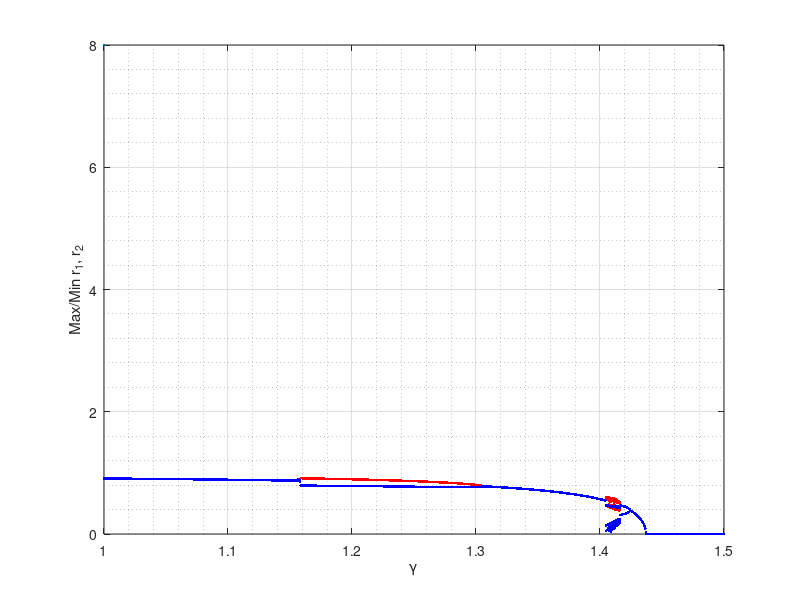
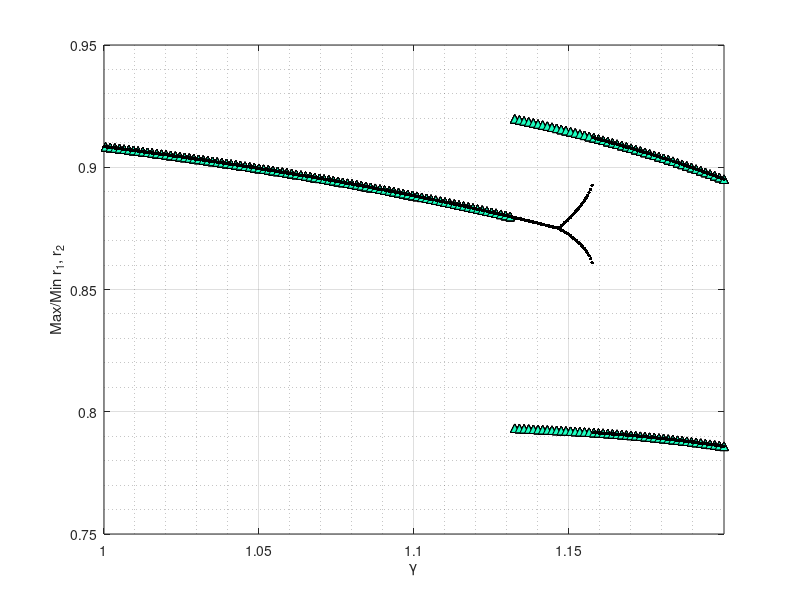
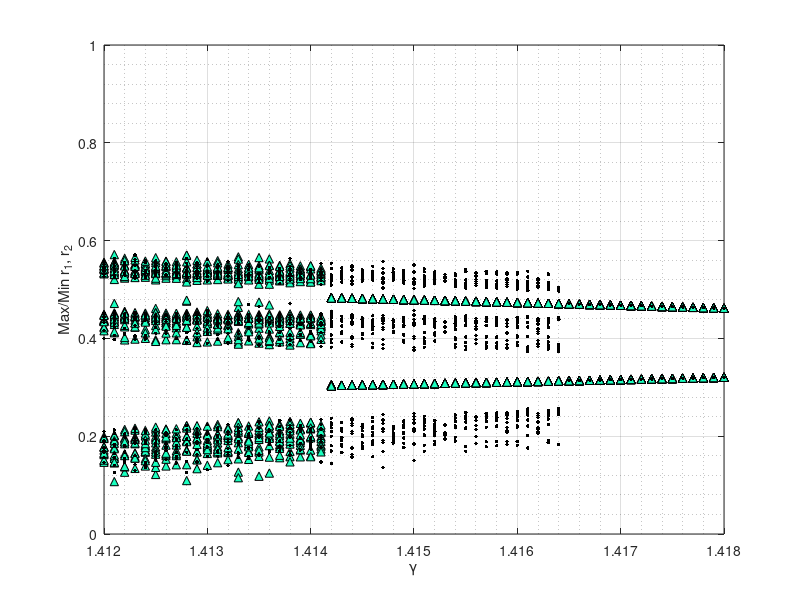
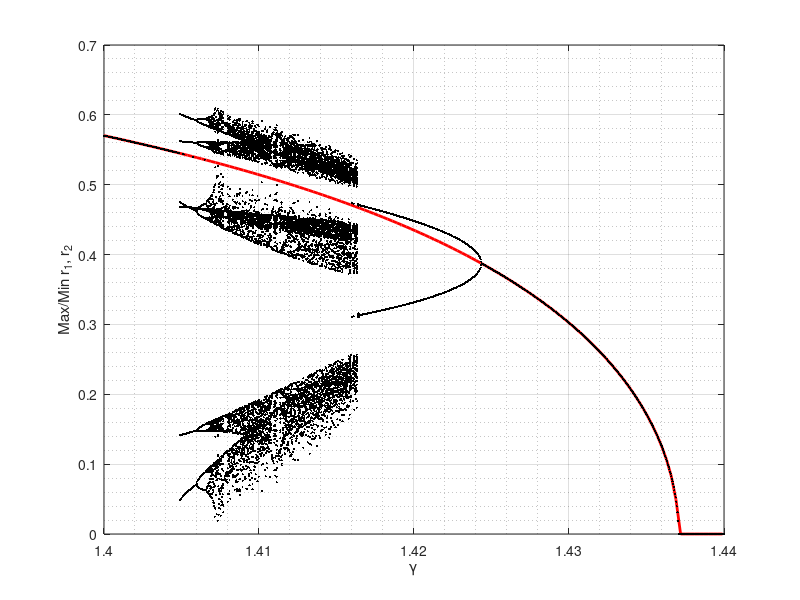

Write MATLAB code to recreate these figures, in order.
%% Bifurcation for entire range. Fig. 3a

G = load('bifurcation_data_1_15_increasing_june5.mat');

figure(1);
plot(G.gamma1_vec, G.r1_max(1:2,:), 'r.', MarkerSize = 8);
hold on;
plot(G.gamma1_vec, G.r1_min(1:2,:), 'b.', MarkerSize = 8);
plot(G.gamma1_vec, G.r2_max(1:2,:), 'r.', MarkerSize = 8);
plot(G.gamma1_vec, G.r2_min(1:2,:), 'b.', MarkerSize = 8);
plot(G.gamma1_vec(810:838), G.r1_min(1:10,810:838), 'b.', MarkerSize = 8);
plot(G.gamma1_vec(810:838), G.r1_min(1:10,810:838), 'b.', MarkerSize = 8);
plot(G.gamma1_vec(810:838), G.r2_max(1:10,810:838), 'r.', MarkerSize = 8);
plot(G.gamma1_vec(810:838), G.r2_min(1:10,810:838), 'b.', MarkerSize = 8);
grid on
grid minor
xlabel('\gamma')
ylabel('Max/Min r_1, r_2')

%% Bifurcation diagram chaotic region. Fig 3b
a = -0.5;
K1 = 10;
K2 = 10;

% Anti-phase synchronized state function
fun1 = @(gamma)((1/2 - 1/(2*(1 + a)) * (K1/K2) + ((1/2 + 1/(2*(1 + a)) * K1/K2)^2 - 2/(1 - a^2) * sec(gamma)/K2).^(1/2)).^(1/2));
gamma1 = 1.4 : 0.0003: 1.44;
anti_phase = fun1(gamma1);

figure(4);
E = load('bifurcation_data_14_144.mat');
plot(gamma1, anti_phase, 'r-', 'LineWidth',2);
hold on;
plot(E.gamma1_vec(1:2:240), E.r1_max(1,1:2:240), 'k.', 'MarkerSize',5);
plot(E.gamma1_vec(1:2:240), E.r1_min(1,1:2:240), 'k.', 'MarkerSize',5);
plot(E.gamma1_vec(1:2:240), E.r2_max(1,1:2:240), 'k.', 'MarkerSize', 5);
plot(E.gamma1_vec(1:2:240), E.r2_min(1,1:2:240), 'k.', 'MarkerSize', 5);
plot(E.gamma1_vec(240:2:1250), E.r1_max(1:10,240:2:1250), 'k.', 'MarkerSize',5);
plot(E.gamma1_vec(240:2:1250), E.r1_min(1:10,240:2:1250), 'k.', 'MarkerSize',5);
plot(E.gamma1_vec(240:2:1250), E.r2_max(1:10,240:2:1250), 'k.', 'MarkerSize', 5);
plot(E.gamma1_vec(240:2:1250), E.r2_min(1:10,240:2:1250), 'k.', 'MarkerSize', 5);
plot(E.gamma1_vec(1251:2:end), E.r1_max(1,1251:2:end), 'k.', 'MarkerSize',5);
plot(E.gamma1_vec(1251:2:end), E.r1_min(1,1251:2:end), 'k.', 'MarkerSize',5);
plot(E.gamma1_vec(1251:2:end), E.r2_max(1,1251:2:end), 'k.', 'MarkerSize', 5);
plot(E.gamma1_vec(1251:2:end), E.r2_min(1,1251:2:end), 'k.', 'MarkerSize', 5);
grid on
grid minor
xlabel('\gamma');
ylabel('Max/Min r_1, r_2');
xlim([min(E.gamma1_vec), max(E.gamma1_vec)])

%% Bistability figure in the periodic regime Fig. 7b

figure(2);
C = load('bifurcation_data_1_12_decreasing.mat');
E = load('bifurcation_data_07_120_increasing.mat');
plot(C.gamma1_vec(1:3:end), C.r1_max(1:4,1:3:end), 'k^', 'MarkerFaceColor', [0.1,1,0.75]);
hold on;
plot(C.gamma1_vec(1:3:end), C.r1_min(1:4,1:3:end), 'k^', 'MarkerFaceColor', [0.1,1,0.75]);
plot(C.gamma1_vec(1:3:end), C.r2_max(1:4,1:3:end), 'k^', 'MarkerFaceColor', [0.1,1,0.75]);
plot(C.gamma1_vec(1:3:end), C.r2_min(1:4,1:3:end), 'k^', 'MarkerFaceColor', [0.1,1,0.75]);
plot(E.gamma1_vec(1:1:end), E.r1_max(1:4,1:1:end), 'k.', 'MarkerSize', 8);
plot(E.gamma1_vec(1:1:end), E.r1_min(1:4,1:1:end), 'k.', 'MarkerSize', 8);
plot(E.gamma1_vec(1:1:end), E.r2_max(1:4,1:1:end), 'k.', 'MarkerSize', 8);
plot(E.gamma1_vec(1:1:end), E.r2_min(1:4,1:1:end), 'k.', 'MarkerSize', 8);
xlim([1 1.2])
grid on
grid minor
xlabel('\gamma');
ylabel('Max/Min r_1, r_2');

%% Bistability figure in the periodic regime Fig. 7a
figure(3);
F = load('bifurcation_between_11_145_complex_equations_decreasing_perturbed.mat');
D = load('bifurcation_between11and143complex_equations_increasing_perturbed.mat');
plot(F.gamma1_vec(1:end), F.r1_max(1:10,1:end), 'k^', 'MarkerFaceColor', [0.1,1,0.75]);
hold on;
plot(F.gamma1_vec(1:end), F.r1_min(1:10,1:end), 'k^', 'MarkerFaceColor', [0.1,1,0.75]);
plot(F.gamma1_vec(1:end), F.r2_max(1:10,1:end), 'k^', 'MarkerFaceColor', [0.1,1,0.75]);
plot(F.gamma1_vec(1:end), F.r2_min(1:10,1:end), 'k^', 'MarkerFaceColor', [0.1,1,0.75]);
plot(D.gamma1_vec(1:end), D.r1_max(1:8,1:end), 'k.', 'MarkerSize',8);
plot(D.gamma1_vec(1:end), D.r1_min(1:8,1:end), 'k.', 'MarkerSize',8);
plot(D.gamma1_vec(1:end), D.r2_max(1:8,1:end), 'k.', 'MarkerSize',8);
plot(D.gamma1_vec(1:end), D.r2_min(1:8,1:end), 'k.', 'MarkerSize',8);
grid on
grid minor
xlabel('\gamma');
ylabel('Max/Min r_1, r_2');
xlim([1.412, 1.418])